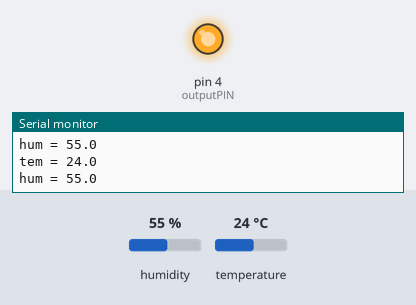
Bench run of a sketch on a simulated Arduino Uno, built with avr-gcc and run on an emulated ATmega328P. Shown: output pins drawn as LEDs (lit = HIGH), the last lines printed to the serial monitor. The inputs (shaded band) are chosen by the test bench; at power-on: humidity 55 %, temperature 24 °C.

Above: at 2.8 s.
2.9 s: humidity set to 42 %
5.6 s: humidity set to 39 %
At 7.1 s:
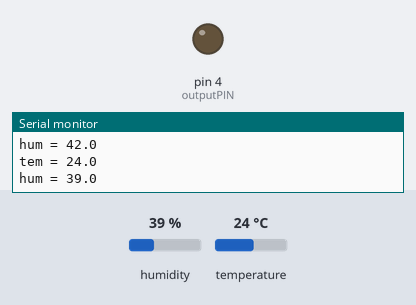
8.3 s: humidity set to 68 %
At 10.5 s:
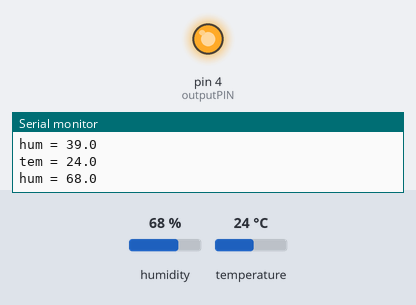
11.5 s: humidity set to 22 %
At 13.4 s:
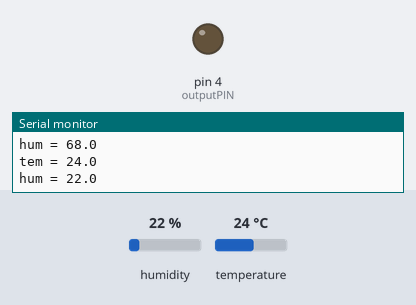
Timing chart, 0 to 14.9 s (numbered marks = the images above; inputs shaded):
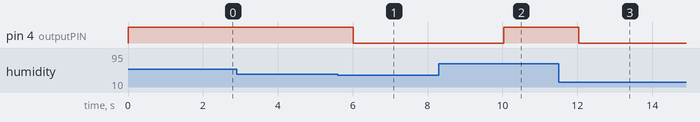

The sketch:

david.ino
```cpp
// libraries used in adafruit example
#include <Adafruit_Sensor.h>
#include <DHT.h>
#include <DHT_U.h>

#define DHTPIN 7     // Digital pin connected to the DHT sensor
#define DHTTYPE    DHT11

DHT_Unified dht(DHTPIN, DHTTYPE);

#define outputPIN 4


void setup() {
  Serial.begin(9600);
  dht.begin();

  sensor_t sensor;
  dht.temperature().getSensor(&sensor);
  pinMode(outputPIN, OUTPUT); // set pin 4 to OUTPUT mode
}

void loop() {
  // put your main code here, to run repeatedly:

  sensors_event_t event;
  dht.temperature().getEvent(&event);
  float temp = event.temperature;
  dht.humidity().getEvent(&event);
  float hum = event.relative_humidity;

  // if temp less than 70F send high signal to light
  if (hum > 40) {
    digitalWrite(outputPIN, HIGH);
  }
  else {
    digitalWrite(outputPIN, LOW);
  }

  Serial.print("tem = "); Serial.println(temp,1);
  Serial.print("hum = "); Serial.println(hum,1);

  delay(2000);
}
```

Measured:
- the behaviour switches between 41 and 40 % on humidity (found by bisection; images 0 and 1)
- after the input at 5.6 s, pin 4 (outputPIN): HIGH → LOW after 0.42 s
- after the input at 8.3 s, pin 4 (outputPIN): LOW → HIGH after 1.7 s
- after the input at 11.5 s, pin 4 (outputPIN): HIGH → LOW after 0.53 s
